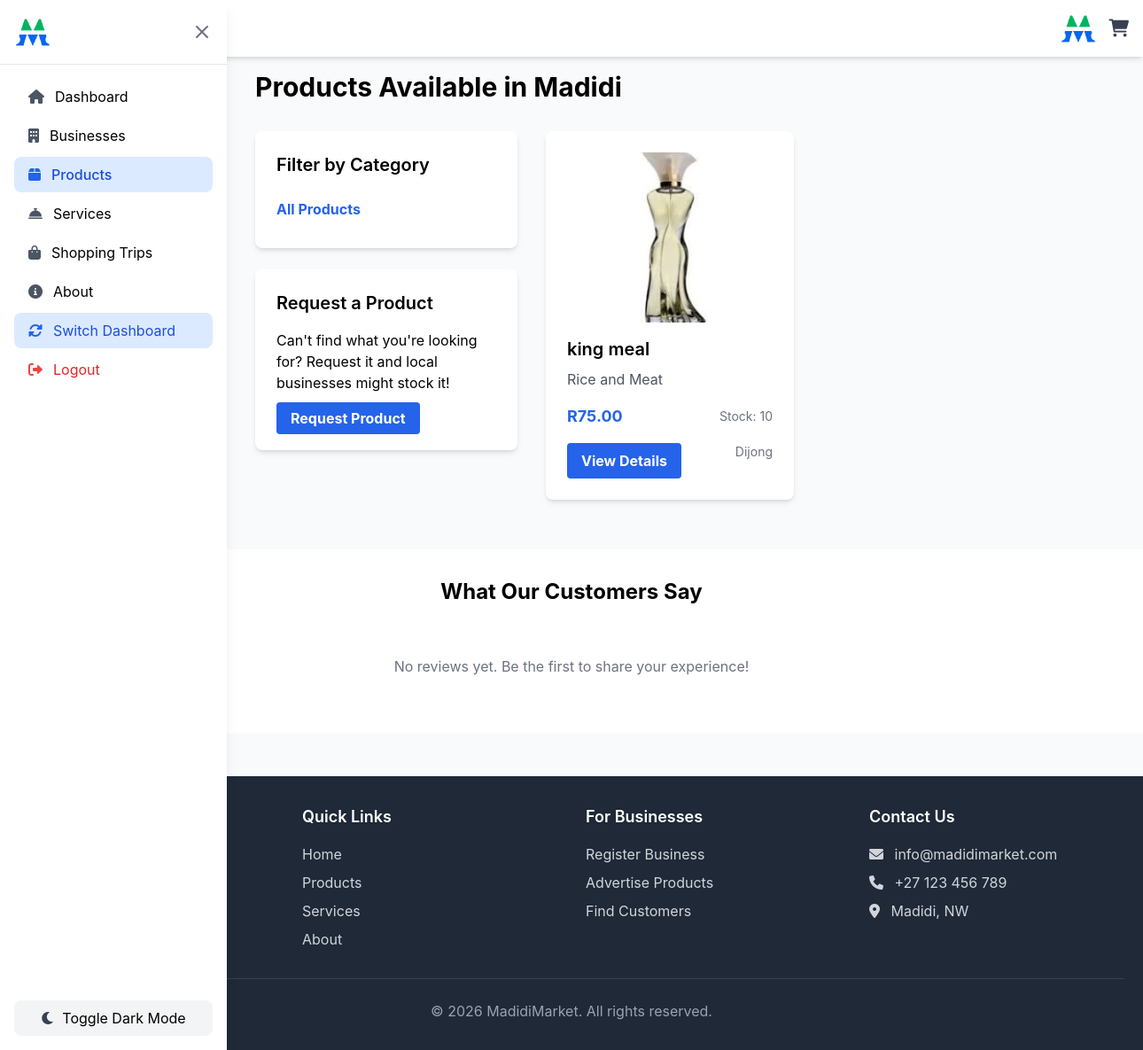
Screenshot of /products/ (signed in) with the database file from the repository.
### marketplace/models.py (models this page shows, shortened)
class Product(models.Model):
    business = models.ForeignKey(Business, on_delete=models.CASCADE, related_name='products')
    name = models.CharField(max_length=200)
    description = models.TextField()
    category = models.ForeignKey(Category, on_delete=models.SET_NULL, null=True, blank=True)
    price = models.DecimalField(max_digits=10, decimal_places=2)
    stock_quantity = models.PositiveIntegerField(default=0)
    image = models.ImageField(upload_to='product_images/', blank=True, null=True)
    is_available = models.BooleanField(default=True)
    created_at = models.DateTimeField(auto_now_add=True)
    updated_at = models.DateTimeField(auto_now=True)

class Business(models.Model):
    owner = models.ForeignKey(User, on_delete=models.CASCADE, related_name='businesses')
    name = models.CharField(max_length=200)
    description = models.TextField()
    address = models.TextField()
    phone_number = models.CharField(max_length=15)
    email = models.EmailField()
    logo = models.ImageField(upload_to='business_logos/', blank=True, null=True)
    latitude = models.DecimalField(max_digits=9, decimal_places=6, blank=True, null=True, help_text="Latitude for map location")
    longitude = models.DecimalField(max_digits=9, decimal_places=6, blank=True, null=True, help_text="Longitude for map location")
    is_active = models.BooleanField(default=True)
    created_at = models.DateTimeField(auto_now_add=True)
    updated_at = models.DateTimeField(auto_now=True)

### marketplace/views.py (the view)
# urls.py: path('products/', views.product_list, name='product_list'),
def product_list(request):
    products = Product.objects.filter(is_available=True)
    categories = Category.objects.all()
    category_id = request.GET.get('category')
    if category_id:
        products = products.filter(category_id=category_id)
    context = {
        'products': products,
        'categories': categories,
    }
    return render(request, 'marketplace/product_list.html', context)

### marketplace/context_processors.py (called while the page is built)
def cart_context(request):
    if request.user.is_authenticated:
        try:
            cart = Cart.objects.get(customer=request.user)
            cart_items_count = cart.items.count()
        except Cart.DoesNotExist:
            cart = None
            cart_items_count = 0
        return {
            'cart': cart,
            'cart_items_count': cart_items_count,
        }
    else:
        return {
            'cart': None,
            'cart_items_count': 0,
        }

def review_context(request):
    from django.db.models import Count, Q
    recent_reviews = Review.objects.select_related('reviewer', 'business').annotate(
        num_likes=Count('review_likes', filter=Q(review_likes__is_like=True)),
        num_dislikes=Count('review_likes', filter=Q(review_likes__is_like=False))
    ).order_by('-created_at')[:6]
    return {
        'recent_reviews': recent_reviews,
    }

def admin_notification_context(request):
    if request.user.is_authenticated and (request.user.is_staff or hasattr(request.user, 'userprofile') and request.user.userprofile.user_type == 'admin'):
        from .models import UserProfile
        pending_approvals = UserProfile.objects.filter(
            user_type='business_owner',
            is_approved=False
        ).count()
        return {
            'pending_approvals_count': pending_approvals,
        }
    else:
        return {
            'pending_approvals_count': 0,
        }

### marketplace/templates/marketplace/product_list.html (shortened to what this page needs)
{% extends 'marketplace/base.html' %}
{% load static %}
{% block content %}
<div class="container mx-auto px-4">
    <h1 class="text-3xl font-bold mb-8">Products Available in Madidi</h1>
    <div class="flex flex-col md:flex-row gap-8">
        <div class="md:w-1/4">
            <div class="card">
                <h2 class="text-xl font-semibold mb-4">Filter by Category</h2>
                <ul class="space-y-2">
                    <li><a href="{% url 'marketplace:product_list' %}" class="block py-2 {% if not request.GET.category %}font-bold text-blue-600{% endif %} transform transition duration-300 hover:scale-105 hover:text-blue-700">All Products</a></li>
                </ul>
            </div>
            <div class="card mt-6">
                <h2 class="text-xl font-semibold mb-4">Request a Product</h2>
                <p class="mb-4">Can't find what you're looking for? Request it and local businesses might stock it!</p>
                <a href="{% url 'marketplace:request_product' %}" class="btn-primary w-full transform transition duration-300 hover:scale-105 hover:bg-blue-700">Request Product</a>
            </div>
        </div>
        <div class="md:w-3/4">
            {% if products %}
                <div class="grid grid-cols-1 sm:grid-cols-2 lg:grid-cols-3 gap-6">
                    {% for product in products %}
                    <div class="card transform transition duration-300 hover:scale-105 hover:shadow-xl">
                        {% if product.image %}
                            <img src="{{ product.image.url }}" alt="{{ product.name }}" class="w-full h-48 object-cover rounded-t-lg">
                        {% else %}
                            <div class="bg-gray-200 border-2 border-dashed rounded-t-lg w-full h-48 flex items-center justify-center text-gray-500">
                                No Image
                            </div>
                        {% endif %}
                        <h3 class="text-xl font-semibold mt-4">{{ product.name }}</h3>
                        <p class="text-gray-600 mt-2">{{ product.description|truncatewords:15 }}</p>
                        <div class="mt-4 flex justify-between items-center">
                            <span class="text-lg font-bold text-blue-600">R{{ product.price }}</span>
                            <span class="text-sm text-gray-500">Stock: {{ product.stock_quantity }}</span>
                        </div>
                        <div class="mt-4 flex justify-between">
                            <a href="{% url 'marketplace:product_detail' product.pk %}" class="btn-primary transform transition duration-300 hover:scale-105 hover:bg-blue-700">View Details</a>
                            {% if user.userprofile.user_type == 'business_owner' and user.userprofile.is_approved %}
                                <span class="text-sm text-gray-500">{{ product.business.name }}</span>
                            {% endif %}
                        </div>
                    </div>
                    {% endfor %}
                </div>
            {% endif %}
        </div>
    </div>
</div>
{% endblock %}

### rows the page displays
Product: image (picture), name "king meal", description "Rice and Meat", price "75.00", stock_quantity "10", business.name "Dijong"
